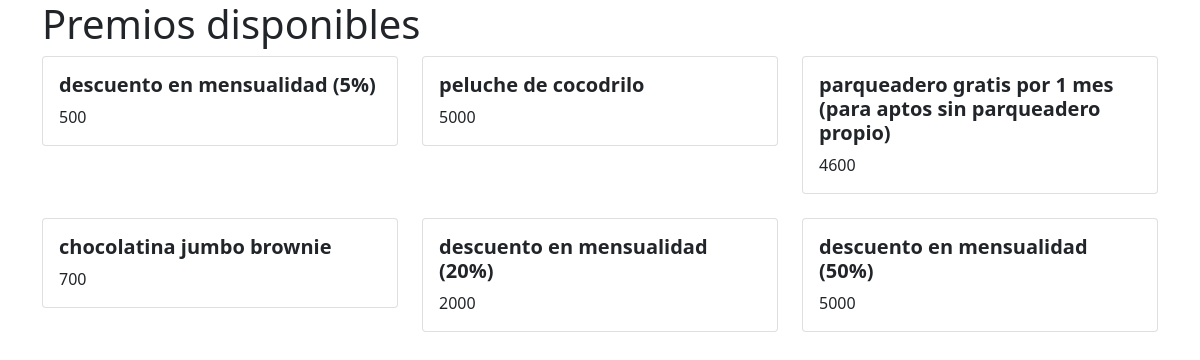
The app's page /premios, older data.
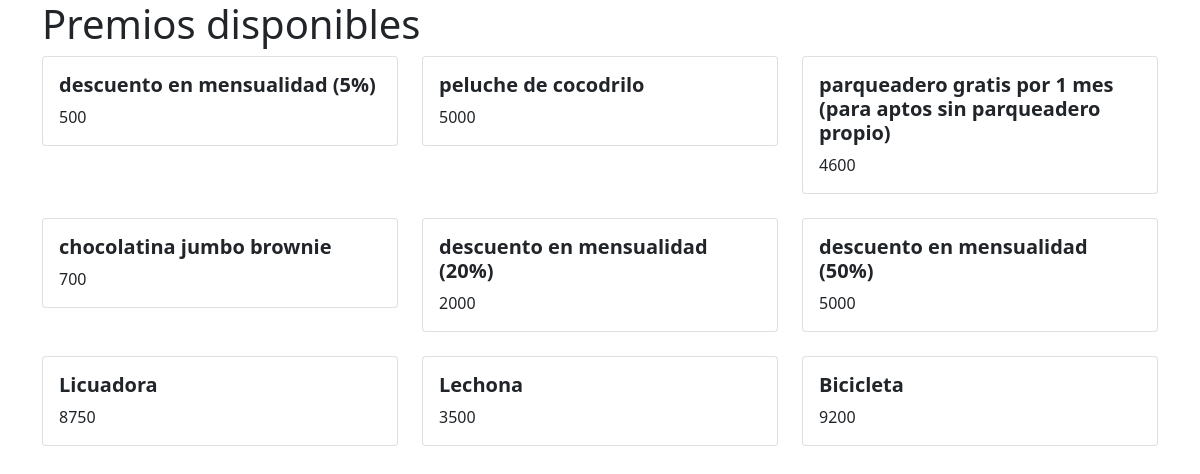
The same page, newer data.
### pagina/models.py (models this page shows)
class Premios(models.Model):
    premio = models.CharField(max_length=100)
    puntos_necesarios = models.IntegerField()

### pagina/views.py (the view)
# urls.py: path('premios', paginaViews.premios),
def premios(request):
    searchTerm = request.GET.get('buscarPremios')
    if searchTerm:
        premios = Premios.objects.filter(title__icontains=searchTerm)
    else:
        premios = Premios.objects.all()
    return render(request, 'premios.html', {'searchTerm':searchTerm, 'premios':premios})

### pagina/templates/premios.html (shortened to what this page needs)
<head>
    <link href="https://cdn.jsdelivr.net/npm/bootstrap@5.1.3/dist/css/bootstrap.min.css" rel="stylesheet">
</head>
<div class="container">
    <h1>Premios disponibles</h1>
    <div class="row row-cols1 row-cols-md-3 g-4">
        {% for premio in premios %}
        <div v-for="premio in premios" class="col">
            <div class="card">
                <div class="card-body">
                    <h5 class="card-title fw-bold">{{ premio.premio }}</h5>
                    <p class="card-text">{{ premio.puntos_necesarios }}</p>
                </div>
            </div>
        </div>
        {% endfor %}
    </div>
    <br/>
</div>

Row changes from the older to the newer data that the page shows:
added Premios: premio "Licuadora", puntos_necesarios "8750"
added Premios: premio "Lechona", puntos_necesarios "3500"
added Premios: premio "Bicicleta", puntos_necesarios "9200"
